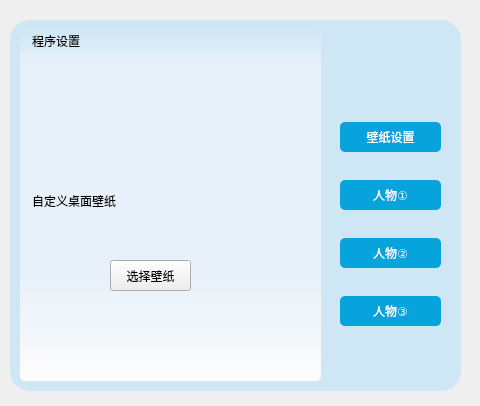
<?xml version="1.0" encoding="UTF-8"?>
<ui version="4.0">
 <class>settingwidget</class>
 <widget class="QWidget" name="settingwidget">
  <property name="geometry">
   <rect>
    <x>0</x>
    <y>0</y>
    <width>480</width>
    <height>406</height>
   </rect>
  </property>
  <property name="windowTitle">
   <string>Form</string>
  </property>
  <property name="styleSheet">
   <string notr="true">QWidget#centerWidget{
    border: none;
    border-radius: 20px;
    background-color: rgb(207,231,244);
}
QPushButton#closeBtn
{
    border: none;
    image:url(://resource/button/shut.png);
    min-width: 32px;
    min-height: 32px;
    border-radius: 16px;
}
QPushButton#closeBtn:hover
{
    background-color: rgb(231,37,54);
    border-radius: 16px;
}
QWidget#btnWidget QPushButton
{
    border:none;
    border-radius: 5px;
    background-color: rgb(6,163,220);
    min-width: 80px;
    min-height: 30px;
    color: white;
}
QWidget#btnWidget QPushButton:hover
{
    background-color: rgb(16,196,245);
}
QStackedWidget
{
    background-color: qlineargradient(spread:pad,x1:0, y1:0, x2:0, y2:1, stop:0 rgba(232, 241, 249, 0), stop:0.1 rgba(232, 241, 249, 1), stop:0.2 rgba(232, 241, 249, 255), stop:0.7 rgba(232, 241, 249, 255),stop:1 rgba(252, 252, 252, 255));
    border-radius:5px;
}
QGroupBox
{
    border: none;
}</string>
  </property>
  <widget class="QWidget" name="centerWidget" native="true">
   <property name="geometry">
    <rect>
     <x>10</x>
     <y>20</y>
     <width>451</width>
     <height>371</height>
    </rect>
   </property>
   <widget class="QStackedWidget" name="stackedWidget">
    <property name="geometry">
     <rect>
      <x>10</x>
      <y>10</y>
      <width>301</width>
      <height>351</height>
     </rect>
    </property>
    <property name="currentIndex">
     <number>3</number>
    </property>
    <widget class="QWidget" name="page_1">
     <widget class="QCheckBox" name="checkBox1">
      <property name="geometry">
       <rect>
        <x>170</x>
        <y>10</y>
        <width>71</width>
        <height>16</height>
       </rect>
      </property>
      <property name="text">
       <string>人物①</string>
      </property>
     </widget>
     <widget class="QLabel" name="model_show_1">
      <property name="geometry">
       <rect>
        <x>0</x>
        <y>30</y>
        <width>241</width>
        <height>321</height>
       </rect>
      </property>
      <property name="text">
       <string/>
      </property>
      <property name="pixmap">
       <pixmap resource="G:/QT/15 项目之桌面壁纸/Wallpaper/resourse.qrc">:/resource/desktopRole/summerGril/0.png</pixmap>
      </property>
      <property name="scaledContents">
       <bool>true</bool>
      </property>
     </widget>
    </widget>
    <widget class="QWidget" name="page_2">
     <widget class="QLabel" name="model_show_2">
      <property name="geometry">
       <rect>
        <x>20</x>
        <y>0</y>
        <width>251</width>
        <height>341</height>
       </rect>
      </property>
      <property name="text">
       <string/>
      </property>
      <property name="pixmap">
       <pixmap resource="G:/QT/15 项目之桌面壁纸/Wallpaper/resourse.qrc">:/resource/desktopRole/littleBoy/0.png</pixmap>
      </property>
     </widget>
     <widget class="QCheckBox" name="checkBox2">
      <property name="geometry">
       <rect>
        <x>200</x>
        <y>30</y>
        <width>71</width>
        <height>16</height>
       </rect>
      </property>
      <property name="text">
       <string>人物②</string>
      </property>
     </widget>
    </widget>
    <widget class="QWidget" name="page_3">
     <widget class="QGroupBox" name="groupBox_2">
      <property name="geometry">
       <rect>
        <x>0</x>
        <y>0</y>
        <width>301</width>
        <height>221</height>
       </rect>
      </property>
      <property name="title">
       <string>人物心情</string>
      </property>
      <widget class="QRadioButton" name="sad">
       <property name="geometry">
        <rect>
         <x>41</x>
         <y>63</y>
         <width>89</width>
         <height>16</height>
        </rect>
       </property>
       <property name="text">
        <string>哀怨（伤）</string>
       </property>
      </widget>
      <widget class="QRadioButton" name="shy">
       <property name="geometry">
        <rect>
         <x>41</x>
         <y>117</y>
         <width>89</width>
         <height>16</height>
        </rect>
       </property>
       <property name="text">
        <string>害羞(羞)</string>
       </property>
      </widget>
      <widget class="QRadioButton" name="happy">
       <property name="geometry">
        <rect>
         <x>41</x>
         <y>36</y>
         <width>89</width>
         <height>16</height>
        </rect>
       </property>
       <property name="text">
        <string>开心（喜）</string>
       </property>
      </widget>
      <widget class="QRadioButton" name="pi">
       <property name="geometry">
        <rect>
         <x>41</x>
         <y>90</y>
         <width>89</width>
         <height>16</height>
        </rect>
       </property>
       <property name="text">
        <string>调皮（皮）</string>
       </property>
      </widget>
      <widget class="QCheckBox" name="checkBox3">
       <property name="geometry">
        <rect>
         <x>200</x>
         <y>30</y>
         <width>71</width>
         <height>20</height>
        </rect>
       </property>
       <property name="text">
        <string>模型③</string>
       </property>
      </widget>
     </widget>
     <widget class="QLabel" name="model_show_3">
      <property name="geometry">
       <rect>
        <x>0</x>
        <y>70</y>
        <width>291</width>
        <height>281</height>
       </rect>
      </property>
      <property name="text">
       <string/>
      </property>
      <property name="textFormat">
       <enum>Qt::AutoText</enum>
      </property>
      <property name="pixmap">
       <pixmap resource="G:/QT/15 项目之桌面壁纸/Wallpaper/resourse.qrc">:/resource/desktopRole/blackGril/action1-happy/0.png</pixmap>
      </property>
      <property name="scaledContents">
       <bool>true</bool>
      </property>
     </widget>
     <zorder>model_show_3</zorder>
     <zorder>groupBox_2</zorder>
    </widget>
    <widget class="QWidget" name="page_4">
     <widget class="QGroupBox" name="groupBox_3">
      <property name="geometry">
       <rect>
        <x>10</x>
        <y>160</y>
        <width>281</width>
        <height>191</height>
       </rect>
      </property>
      <property name="title">
       <string>自定义桌面壁纸</string>
      </property>
      <widget class="QPushButton" name="selectBtn">
       <property name="geometry">
        <rect>
         <x>80</x>
         <y>70</y>
         <width>81</width>
         <height>31</height>
        </rect>
       </property>
       <property name="text">
        <string>选择壁纸</string>
       </property>
      </widget>
     </widget>
     <widget class="QGroupBox" name="groupBox_4">
      <property name="geometry">
       <rect>
        <x>10</x>
        <y>0</y>
        <width>281</width>
        <height>161</height>
       </rect>
      </property>
      <property name="title">
       <string>程序设置</string>
      </property>
     </widget>
    </widget>
   </widget>
   <widget class="QPushButton" name="closeBtn">
    <property name="geometry">
     <rect>
      <x>400</x>
      <y>10</y>
      <width>35</width>
      <height>35</height>
     </rect>
    </property>
    <property name="text">
     <string/>
    </property>
   </widget>
   <widget class="QWidget" name="btnWidget" native="true">
    <property name="geometry">
     <rect>
      <x>330</x>
      <y>80</y>
      <width>101</width>
      <height>251</height>
     </rect>
    </property>
    <layout class="QVBoxLayout" name="verticalLayout">
     <item>
      <widget class="QPushButton" name="wall_setting">
       <property name="text">
        <string>壁纸设置</string>
       </property>
      </widget>
     </item>
     <item>
      <widget class="QPushButton" name="model_1">
       <property name="text">
        <string>人物①</string>
       </property>
      </widget>
     </item>
     <item>
      <widget class="QPushButton" name="model_2">
       <property name="text">
        <string>人物②</string>
       </property>
      </widget>
     </item>
     <item>
      <widget class="QPushButton" name="model_3">
       <property name="text">
        <string>人物③</string>
       </property>
      </widget>
     </item>
    </layout>
   </widget>
  </widget>
 </widget>
 <resources/>
 <connections/>
</ui>
